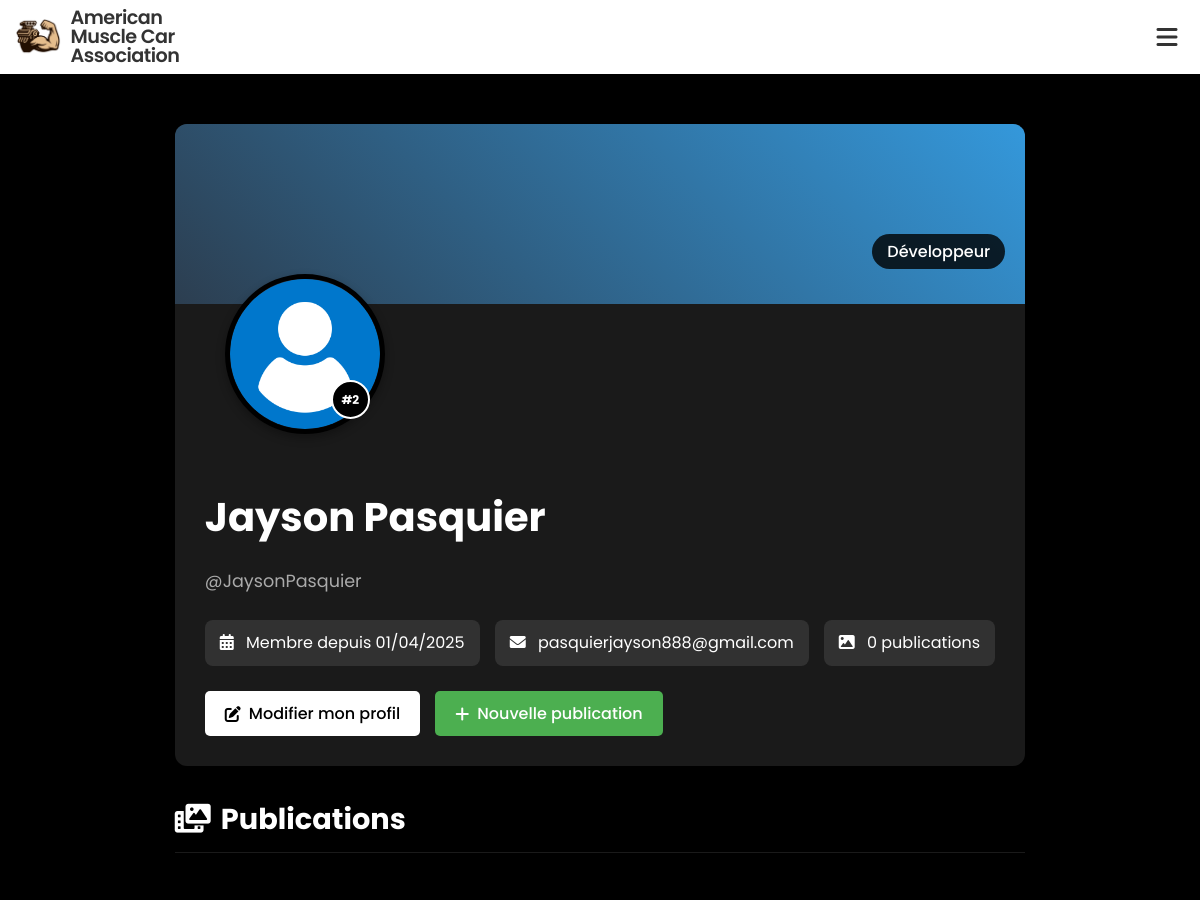
Page /accounts/profile/ (signed in, upper part) on the earlier database version.
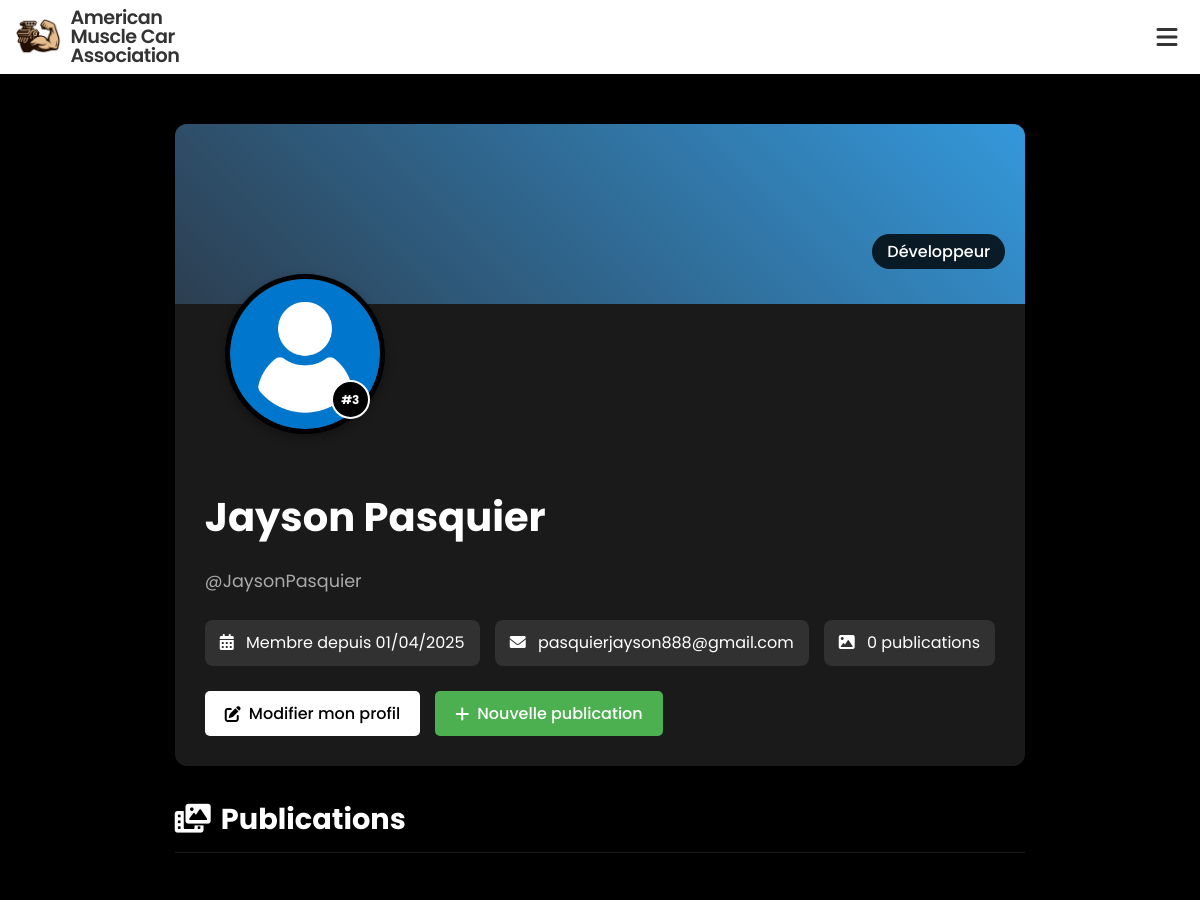
Same page on the later database version.
### accounts/models.py (models this page shows, shortened)
class UserProfile(models.Model):
    ROLE_CHOICES = (
        ('founder', 'Fondateur'),
        ('co-founder', 'Co-Fondateur'),
        ('member', 'Membre'),
        ('developer', 'Développeur'),
        ('admin', 'Administratif')
    )
    user = models.OneToOneField(User, on_delete=models.CASCADE, related_name='profile')
    profile_image = models.ImageField(upload_to='profile_images/', default='profile_images/default.png')
    member_id = models.PositiveIntegerField(unique=True)
    role = models.CharField(max_length=20, choices=ROLE_CHOICES, default='member')
    is_approved = models.BooleanField(default=False)
    date_created = models.DateTimeField(auto_now_add=True)
    last_login = models.DateTimeField(blank=True, null=True)
    instagram = models.CharField(max_length=100, blank=True, null=True)
    facebook = models.CharField(max_length=100, blank=True, null=True)
    twitter = models.CharField(max_length=100, blank=True, null=True)
    bio = models.TextField(blank=True, null=True, verbose_name="Biographie")
    banner_image = models.ImageField(upload_to='banner_images/', blank=True, null=True, verbose_name="Image de bannière")
    banner_color = models.CharField(max_length=20, blank=True, null=True, default="#2c3e50", verbose_name="Couleur de bannière")
    banner_approved = models.BooleanField(default=False, verbose_name="Bannière approuvée")
    def get_banner_style(self):
        if self.banner_approved and self.banner_image:
            return f"background-image: url('{self.banner_image.url}'); background-size: cover; background-position: center;"
        elif self.banner_approved and self.banner_color:
            return f"background-color: {self.banner_color};"
        else:
            return "background: linear-gradient(45deg, #2c3e50, #3498db);" # Style par défaut

### accounts/views.py (the view)
# urls.py: path('profile/', views.profile_view, name='profile'),
@login_required
def profile_view(request, username=None):
    if username:
        user = get_object_or_404(User, username=username)
    else:
        user = request.user
    profile = get_object_or_404(UserProfile, user=user)
    if user == request.user:
        posts = Post.objects.filter(user=user).order_by('-created_at')
    else:
        posts = Post.objects.filter(user=user, is_approved=True).order_by('-created_at')
    pending_posts = Post.objects.filter(user=user, is_approved=False).count() if user == request.user else 0
    return render(request, 'accounts/profile.html', {
        'profile_user': user,
        'profile': profile,
        'posts': posts,
        'pending_posts': pending_posts
    })

### core/context_processors.py (called while the page is built)
def club_info(request):
    try:
        info = ClubInfo.objects.first()
    except:
        info = None
    return {'global_club_info': info}

### templates/accounts/profile.html (shortened to what the changed rows need)
{% extends 'base/base.html' %}
{% block content %}
<div class="profile-page" style="max-width: 1200px; margin: 50px auto; padding: 0 20px; display: flex; flex-direction: column; gap: 30px;">
    <div class="profile-header" style="position: relative; background-color: rgba(255, 255, 255, 0.1); border-radius: 12px; overflow: hidden; box-shadow: 0 4px 15px rgba(0, 0, 0, 0.3);">
        <div class="profile-info" style="position: relative; padding: 20px 30px 30px; margin-top: -50px;">
            <div class="profile-image-container" style="width: 150px; height: 150px; margin-bottom: 15px; position: relative; margin-left: 20px;">
                <div style="width: 150px; height: 150px; border-radius: 50%; overflow: hidden; border: 5px solid black; box-shadow: 0 4px 10px rgba(0,0,0,0.3);">
                    <img src="{{ profile.profile_image.url }}"
                         alt="{{ profile_user.get_full_name }}"
                         style="width: 100%; height: 100%; object-fit: cover;"
                         onerror="this.onerror=null; this.src='/static/img/default-avatar.png';">
                </div>
                <div style="position: absolute; bottom: 5px; right: 5px; background-color: black; color: white; border-radius: 50%; width: 35px; height: 35px; display: flex; justify-content: center; align-items: center; font-size: 12px; border: 2px solid white; font-weight: bold;">
                    #{{ profile.member_id }}
                </div>
            </div>
            <div style="position: absolute; top: -20px; right: 20px; background-color: rgba(0, 0, 0, 0.8); color: white; padding: 5px 15px; border-radius: 20px; font-weight: 500;">
                {{ profile.get_role_display }}
            </div>
            <div style="padding-top: 20px;">
                <h1 style="font-size: 2.5rem; margin-bottom: 5px;">{{ profile_user.get_full_name }}</h1>
                <p style="color: #aaa; margin-bottom: 25px; font-size: 1.1rem;">@{{ profile_user.username }}</p>
                <div style="display: flex; flex-wrap: wrap; gap: 15px; margin-bottom: 20px;">
                    <div style="background-color: rgba(255, 255, 255, 0.1); padding: 10px 15px; border-radius: 8px;">
                        <i class="fas fa-calendar-alt" style="margin-right: 8px;"></i>
                        Membre depuis {{ profile.date_created|date:"d/m/Y" }}
                    </div>
                    {% if user == profile_user %}
                    <div style="background-color: rgba(255, 255, 255, 0.1); padding: 10px 15px; border-radius: 8px;">
                        <i class="fas fa-envelope" style="margin-right: 8px;"></i>
                        {{ profile_user.email }}
                    </div>
                    {% endif %}
                    <div style="background-color: rgba(255, 255, 255, 0.1); padding: 10px 15px; border-radius: 8px;">
                        <i class="fas fa-image" style="margin-right: 8px;"></i>
                        <span id="post-count">{{ posts.count|default:"0" }}</span> publications
                    </div>
                </div>
                {% if user == profile_user %}
                    <div style="margin-top: 25px; display: flex; gap: 15px;">
                    </div>
                {% endif %}
            </div>
        </div>
    </div>
    <div class="profile-content" style="display: flex; flex-direction: column; gap: 20px;">
        <h2 style="margin: 0; font-size: 1.8rem; border-bottom: 1px solid rgba(255, 255, 255, 0.1); padding-bottom: 10px;">
            <i class="fas fa-photo-video" style="margin-right: 10px;"></i>Publications
        </h2>
    </div>
</div>
{% endblock %}

Differences in the rows shown:
changed UserProfile "Développeur": member_id "2" → "3"
